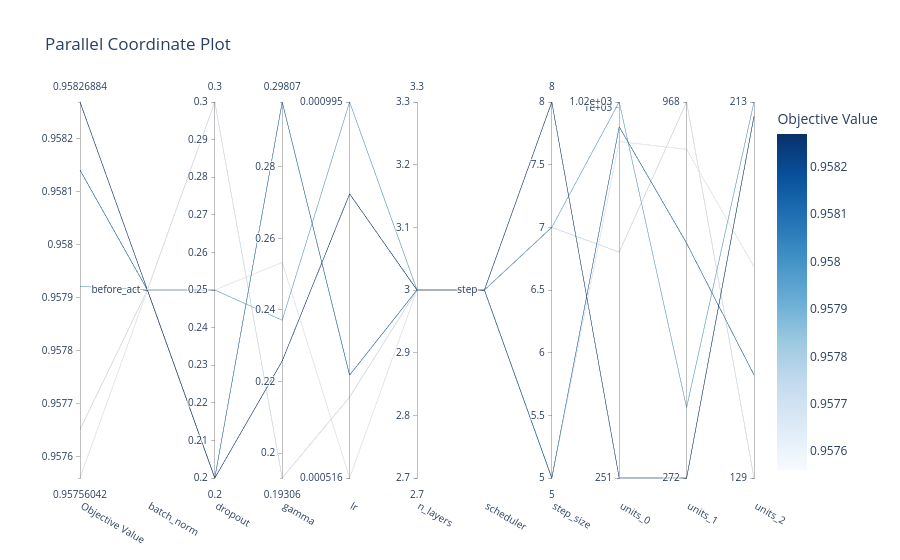

Notebook source saved alongside this figure:
### Markdown cell above
## Visualization: Parallel Coordinate Plot

### Code cell
# ── Parallel coordinate plot ──
fig_par = plot_parallel_coordinate(study)
fig_par.write_html(os.path.join(OUT_DIR, 'parallel_coordinate.html'))
fig_par.show()

### Figure 1 — Plotly figure (JSON) as saved in the notebook; plotly's stock layout.template omitted (floating-point values rounded to 4 significant figures)
{"data": [{"dimensions": [{"label": "Objective Value", "range": [0.9576, 0.9583], "values": [0.9581, 0.9583, 0.9576, 0.9579, 0.9577]}, {"label": "batch_norm", "range": [0, 0], "ticktext": ["before_act"], "tickvals": [0], "values": [0, 0, 0, 0, 0]}, {"label": "dropout", "range": [0.2, 0.3], "values": [0.2, 0.2, 0.25, 0.25, 0.3]}, {"label": "gamma", "range": [0.1931, 0.2981], "values": [0.2981, 0.2257, 0.2533, 0.2371, 0.1931]}, {"label": "lr", "range": [-3.288, -3.002], "ticktext": ["0.000516", "0.000995"], "tickvals": [-3.288, -3.002], "values": [-3.21, -3.072, -3.288, -3.002, -3.226]}, {"label": "n_layers", "range": [3, 3], "values": [3, 3, 3, 3, 3]}, {"label": "scheduler", "range": [0, 0], "ticktext": ["step"], "tickvals": [0], "values": [0, 0, 0, 0, 0]}, {"label": "step_size", "range": [5, 8], "values": [5, 8, 5, 7, 7]}, {"label": "units_0", "range": [2.4, 3.009], "ticktext": ["251", "1e+03", "1.02e+03"], "tickvals": [2.4, 3, 3.009], "values": [2.969, 2.4, 2.945, 3.009, 2.766]}, {"label": "units_1", "range": [2.435, 2.986], "ticktext": ["272", "968"], "tickvals": [2.435, 2.986], "values": [2.779, 2.435, 2.916, 2.538, 2.986]}, {"label": "units_2", "range": [2.111, 2.328], "ticktext": ["129", "213"], "tickvals": [2.111, 2.328], "values": [2.17, 2.32, 2.233, 2.328, 2.111]}], "labelangle": 30, "labelside": "bottom", "line": {"color": [0.9581, 0.9583, 0.9576, 0.9579, 0.9577], "colorbar": {"title": {"text": "Objective Value"}}, "colorscale": [[0, "rgb(247,251,255)"], [0.125, "rgb(222,235,247)"], [0.25, "rgb(198,219,239)"], [0.375, "rgb(158,202,225)"], [0.5, "rgb(107,174,214)"], [0.625, "rgb(66,146,198)"], [0.75, "rgb(33,113,181)"], [0.875, "rgb(8,81,156)"], [1, "rgb(8,48,107)"]], "reversescale": false, "showscale": true}, "type": "parcoords"}], "layout": {"title": {"text": "Parallel Coordinate Plot"}}}
